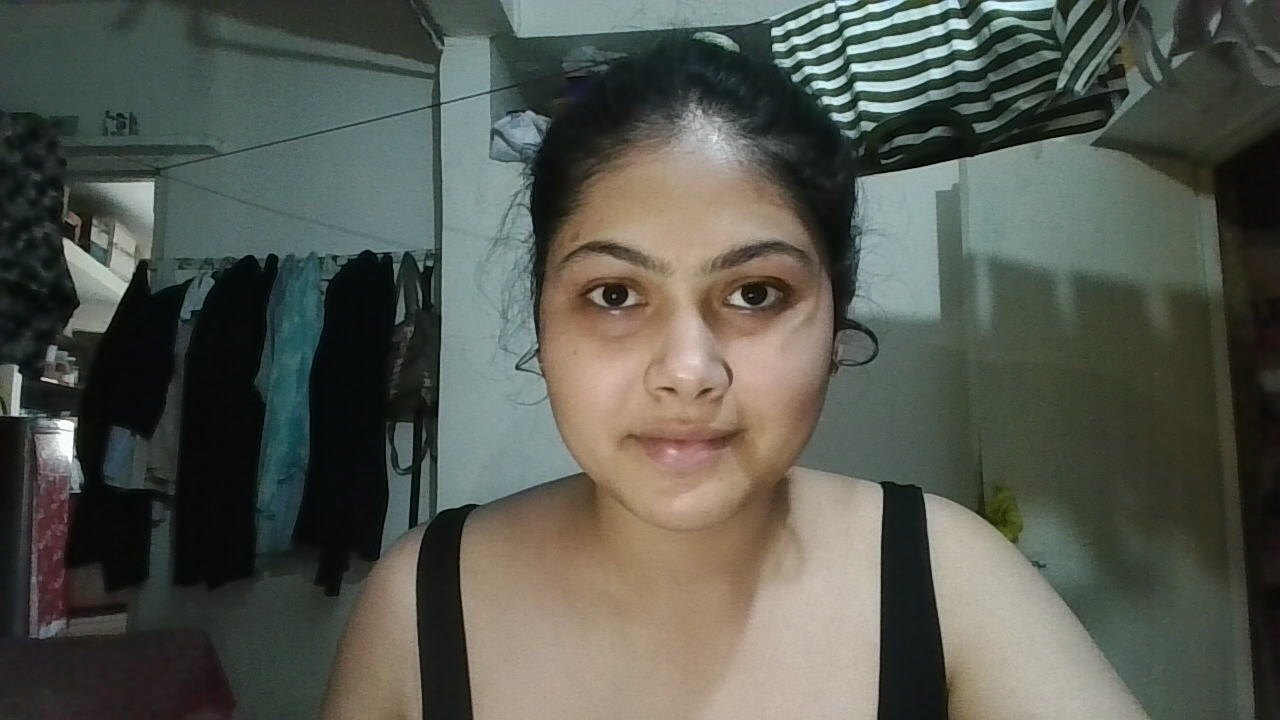
#> input picture face_recog/dataset/anchal/img1.jpg, 1280 x 720 px
$ python main.py
#> lines starting #> are read from the running program, lines starting #| are printed output that depends on the picture
import cv2
import os
import numpy as np
import pandas as pd
from datetime import datetime
import tkinter as tk
from tkinter import messagebox
import winsound

# ==============================
# 📁 PATHS
# ==============================
BASE_DIR = os.path.dirname(os.path.abspath(__file__))

dataset_path = os.path.join(BASE_DIR, "dataset")
attendance_file = os.path.join(BASE_DIR, "attendance.xlsx")

# ==============================
# 📂 CREATE DATASET FOLDER
# ==============================
if not os.path.exists(dataset_path):
    os.makedirs(dataset_path)

# ==============================
# 📊 CREATE EXCEL FILE
# ==============================
if not os.path.exists(attendance_file):

    df = pd.DataFrame(
        columns=[
            "Name",
            "Date",
            "Time",
            "Status",
            "Attendance %"
        ]
    )

    df.to_excel(attendance_file, index=False)

# ==============================
# 📸 FACE DETECTOR
# ==============================
face_cascade = cv2.CascadeClassifier(
    cv2.data.haarcascades +
    "haarcascade_frontalface_default.xml"
)

# ==============================
# 🧠 TRAIN MODEL
# ==============================
faces = []
labels = []

label_map = {}

current_label = 0

for person in os.listdir(dataset_path):

    person_path = os.path.join(dataset_path, person)

    if not os.path.isdir(person_path):
        continue

    label_map[current_label] = person

    for img_name in os.listdir(person_path):

        img_path = os.path.join(person_path, img_name)

        img = cv2.imread(img_path)
#> img is the input picture: shape (720, 1280, 3); mean B, G, R 79.8, 88.5, 85.4

        if img is None:
            continue

        gray = cv2.cvtColor(img, cv2.COLOR_BGR2GRAY)
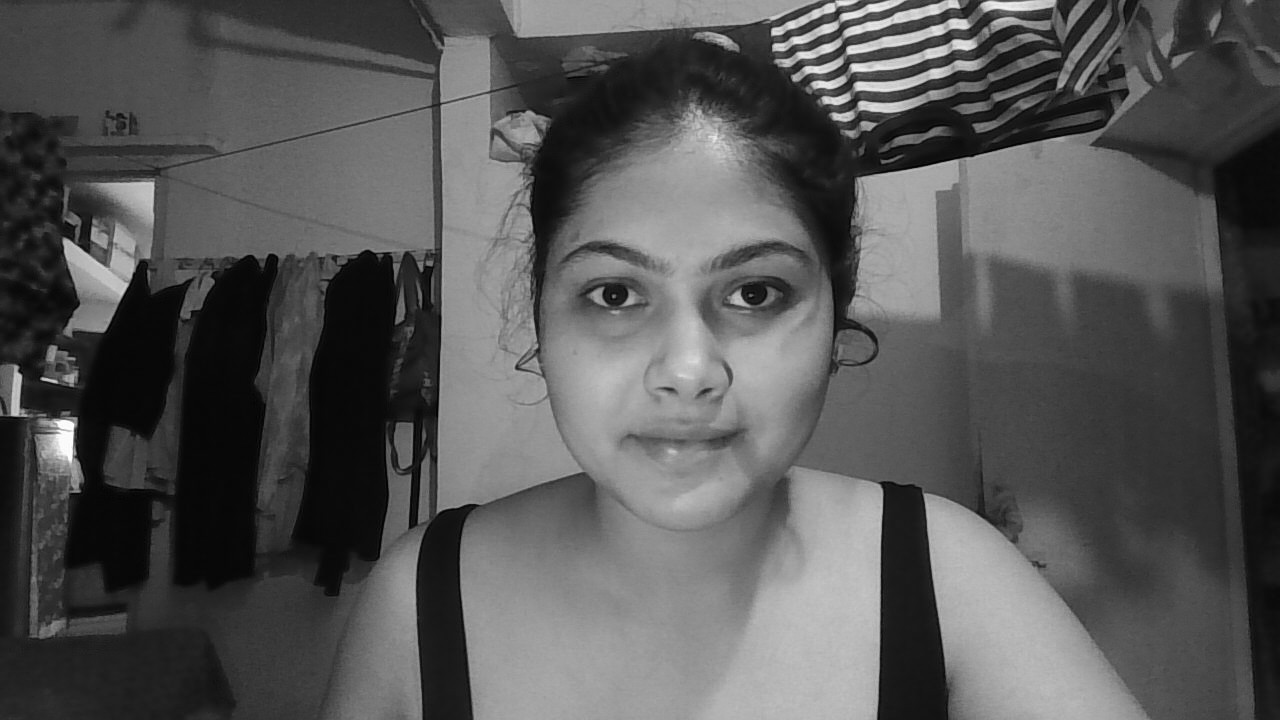
#> gray: shape (720, 1280); min 1, max 254, mean 86.6

        detected_faces = face_cascade.detectMultiScale(
            gray,
            scaleFactor=1.2,
            minNeighbors=5
        )
#> detected_faces = [[252, 461, 54, 54], [502, 162, 369, 369]]

        for (x, y, w, h) in detected_faces:

            face = gray[y:y+h, x:x+w]

            face = cv2.resize(face, (200, 200))

            faces.append(face)

            labels.append(current_label)
#> this loop made 2 passes
#> pass 1, `face = gray[y:y+h, x:x+w]`:
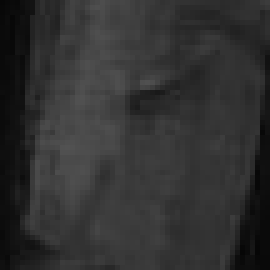
#> face: shape (54, 54) (shown 5 times larger); min 6, max 82, mean 49
#> pass 2, `face = gray[y:y+h, x:x+w]`:
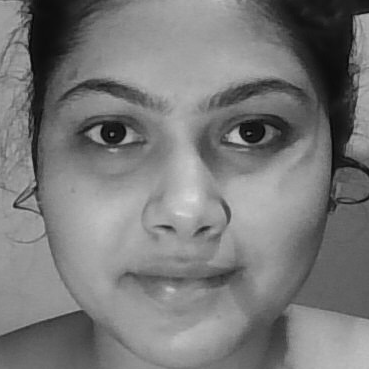
#> face: shape (369, 369); min 4, max 219, mean 120.9
#> after the loop, faces = 2 items; labels = [0, 0]

    current_label += 1
#> current_label = 1

# ==============================
# ⚠️ NO DATA
# ==============================
if len(faces) == 0:

    print("No face images found in dataset folder.")
    exit()

faces = np.array(faces)
labels = np.array(labels)

# ==============================
# 🤖 LBPH MODEL
# ==============================
model = cv2.face.LBPHFaceRecognizer_create()

model.train(faces, labels)

# ==============================
# 🌗 THEME
# ==============================
dark_mode = True

# ==============================
# 📈 MARK ATTENDANCE
# ==============================
# [309 lines left out: functions mark_attendance, is_college_time, toggle_theme, start_attendance, not called in this run]

# ==============================
# 🎨 GUI
# ==============================
root = tk.Tk()

root.title(
    "Smart College Attendance System"
)

# ✅ FULLSCREEN
root.state("zoomed")

root.configure(bg="#020617")

# ==============================
# ✨ CANVAS
# ==============================
canvas = tk.Canvas(
    root,
    bg="#020617",
    highlightthickness=0
)

canvas.pack(fill="both", expand=True)

# ==============================
# ✨ PARTICLES
# ==============================
particles = []

for i in range(40):

    x = np.random.randint(0, 1500)

    y = np.random.randint(0, 900)

    size = np.random.randint(2, 5)

    particle = canvas.create_oval(
        x,
        y,
        x + size,
        y + size,
        fill="#38bdf8",
        outline=""
    )

    particles.append((particle, size))

# ==============================
# ✨ PARTICLE ANIMATION
# ==============================
def animate_particles():

    for particle, size in particles:

        canvas.move(particle, 0, 1)

        coords = canvas.coords(particle)

        if coords[1] > 900:

            x = np.random.randint(0, 1500)

            canvas.coords(
                particle,
                x,
                0,
                x + size,
                size
            )

    root.after(50, animate_particles)

animate_particles()
#> (the call stopped at in animate_particles, `if coords[1] > 900: `: tkinter is not available in this run)

# ==============================
# 🔵 GLOW FRAME
# ==============================
glow = tk.Frame(
    root,
    bg="#2563eb"
)

glow.place(
    relx=0.5,
    rely=0.5,
    anchor="center",
    width=560,
    height=720
)

# ==============================
# 🖤 MAIN CARD
# ==============================
card = tk.Frame(
    root,
    bg="#0f172a"
)

card.place(
    relx=0.5,
    rely=0.5,
    anchor="center",
    width=520,
    height=700
)

# ==============================
# 🎓 ICON
# ==============================
icon = tk.Label(
    card,
    text="🎓",
    font=("Segoe UI Emoji", 42),
    bg="#0f172a",
    fg="#38bdf8"
)

icon.pack(pady=(25, 10))

# ==============================
# ✨ TITLE
# ==============================
title = tk.Label(
    card,
    text="Smart Attendance",
    font=("Segoe UI", 30, "bold"),
    bg="#0f172a",
    fg="#38bdf8"
)

title.pack()

# ==============================
# 🧠 SUBTITLE
# ==============================
subtitle = tk.Label(
    card,
    text="AI Powered Face Recognition",
    font=("Segoe UI", 12),
    bg="#0f172a",
    fg="#94a3b8"
)

subtitle.pack(pady=(5, 25))

# ==============================
# ⏰ CLOCK
# ==============================
clock_frame = tk.Frame(
    card,
    bg="#111827"
)

clock_frame.pack(pady=10)

clock = tk.Label(
    clock_frame,
    font=("Consolas", 32, "bold"),
    bg="#111827",
    fg="#22c55e",
    padx=25,
    pady=12
)

clock.pack()

def update_time():

    current = datetime.now().strftime(
        "%H:%M:%S"
    )

    clock.config(text=current)

    root.after(1000, update_time)

update_time()

# ==============================
# 📡 STATUS
# ==============================
status_label = tk.Label(
    card,
    text="● SYSTEM READY",
    font=("Segoe UI", 13, "bold"),
    bg="#0f172a",
    fg="#facc15"
)

status_label.pack(pady=25)

# ==============================
# 🟢 START BUTTON
# ==============================
start_btn = tk.Button(
    card,
    text="▶ START ATTENDANCE",
    font=("Segoe UI", 15, "bold"),
    bg="#22c55e",
    fg="white",
    activebackground="#16a34a",
    activeforeground="white",
    relief="flat",
    cursor="hand2",
    width=30,
    height=2,
    command=start_attendance
)

start_btn.pack(pady=(10, 18))

# ==============================
# 🌗 THEME BUTTON
# ==============================
theme_btn = tk.Button(
    card,
    text="🌗 TOGGLE THEME",
    font=("Segoe UI", 13, "bold"),
    bg="#3b82f6",
    fg="white",
    activebackground="#2563eb",
    activeforeground="white",
    relief="flat",
    cursor="hand2",
    width=30,
    height=2,
    command=toggle_theme
)

theme_btn.pack(pady=10)

# ==============================
# 🔴 EXIT BUTTON
# ==============================
exit_btn = tk.Button(
    card,
    text="⛔ EXIT SYSTEM",
    font=("Segoe UI", 15, "bold"),
    bg="#ef4444",
    fg="white",
    activebackground="#dc2626",
    activeforeground="white",
    relief="flat",
    cursor="hand2",
    width=30,
    height=2,
    command=root.destroy
)

exit_btn.pack(pady=(15, 10))

# ==============================
# ✨ FOOTER
# ==============================
footer = tk.Label(
    card,
    text="Powered by OpenCV AI • Real-Time Recognition",
    font=("Segoe UI", 10),
    bg="#0f172a",
    fg="#94a3b8"
)

footer.pack(side="bottom", pady=18)

# ==============================
# 🚀 RUN APP
# ==============================
root.mainloop()


#  .\final_env\Scripts\activate
# python face_recog\main.py
